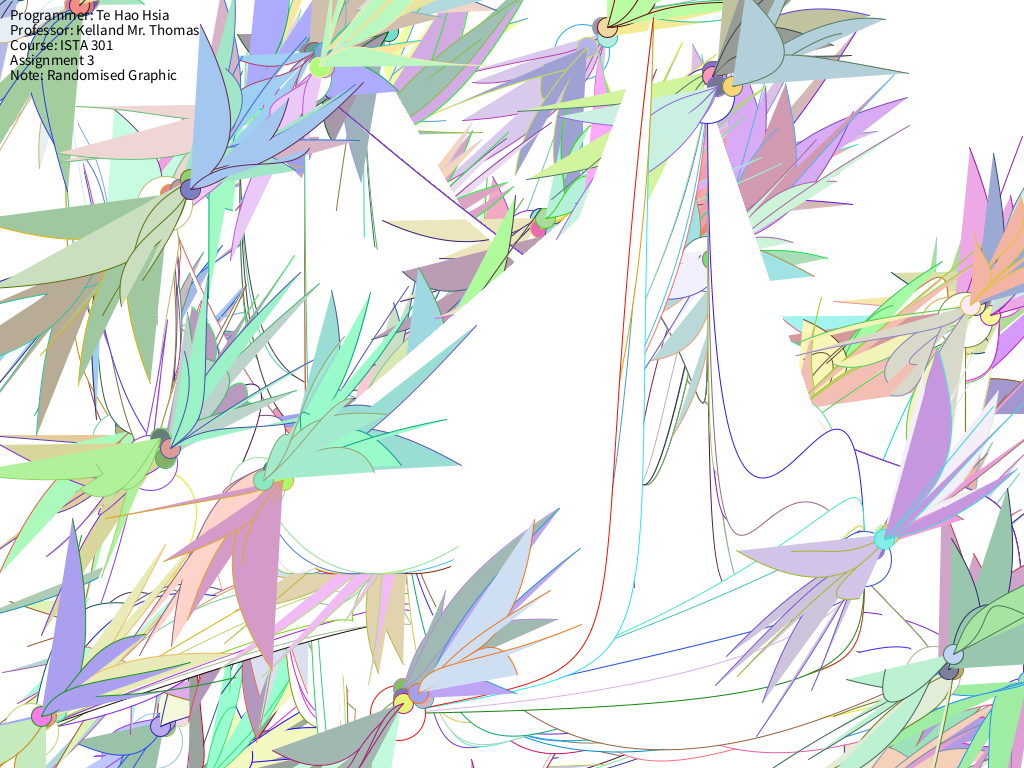
Frame 1 (no input)
Frame 60 (the mouse pressed at the canvas centre just before this capture): identical to frame 1, image omitted
Frame 120 (the mouse held since frame 60 and released just before this capture): identical to frame 1, image omitted

The Processing sketch that drew this single still picture (run headless with seeded random() and noise(); from frame 60 on, the mouse is pressed at the canvas centre):

// Processing sketch: processing_91859
// ── processing_91859.pde

// Programmer: Te Hao Hsia
// Professor: Kelland Mr. Thomas
// Course: ISTA 301
// Assignment 3
// Last Update: March 4th 2013
// Description: Create a piece of generative visual art using Processing. Your piece should
// make use of Processing’s graphical capabilities, sound capabilities, or both.

public int count;
public boolean stop;

void setup() {
  stop = false;
  count = 0;
  size(1024, 768); 
  // background(100, 156, 100);
  background(0, 0, 0);
  fill(255);
  textSize(30);
  text("Generating!!!!.... Please Wait!!!!!", 270, 350);
}

void draw() {
  
  if (stop == false) {
      background(255, 255, 255);
      
      int begin1 = 0;
      int begin2 = 0;
      int end1 = (int) random(0, 100);
      int end2 = (int) random(0, 100);
      for (int i = 0; i < 60; i++) {
          fill(255);
          for (int j = 0; j < 25; j++) {
              stroke(random(0, 255), random(0, 255), random(0, 255));
              bezier(begin1, begin2,  random(begin1, begin2),  random(end1, end2),  random(begin1, end1),  random(begin2, end2), end1, end2);
          }
          ellipse(begin1, begin2, 55, 55);
          for (int j = 0;  j < 5; j++) {
            stroke(random(0, 255), random(0, 255), random(0, 255));
            fill(random(100, 255), random(100, 255), random(100, 255));
            int op1 =  begin1+ (int) random(1, 6)*5;
            int op2 =  begin2- (int) random(1, 6)*5;
            if (j%2 == 0) {
              ellipse(op1, op2, 20, 20);
              fill(random(150, 255), random(150, 255), random(150, 255));
              for (int k = 0; k < 5; k++) {
                  bezier(op1, op2, op1+random(0, 50), op2-random(0, 50), op1+random(0, 100), op2-random(0, 100), op1+random(0, 200), op2-random(0, 200));
              }
              
            } else {
              ellipse(op1, op2, 20, 20);
              fill(random(150, 255), random(150, 255), random(150, 255));
              for (int k = 0; k < 5; k++) {
                  bezier(op1, op2, op1-random(0, 50), op2+random(0, 50), op1-random(0, 100), op2+random(0, 100), op1-random(0, 200), op2+random(0, 200));
              }
            }
          }
          begin1 = end1;
          begin2 = end2;
          end1 = (int) random(0, 1024);
          end2 = (int) random(0, 1024);

          if (i == 59) {
              stop = true;
              fill(0);
              textSize(15);
              text("Programmer: Te Hao Hsia", 10, 20);
              text("Professor: Kelland Mr. Thomas", 10, 35);
              text("Course: ISTA 301", 10, 50);
              text("Assignment 3", 10, 65);
              text("Note: Randomised Graphic", 10, 80);
          }
      }
  }
 
  
 
  
}
